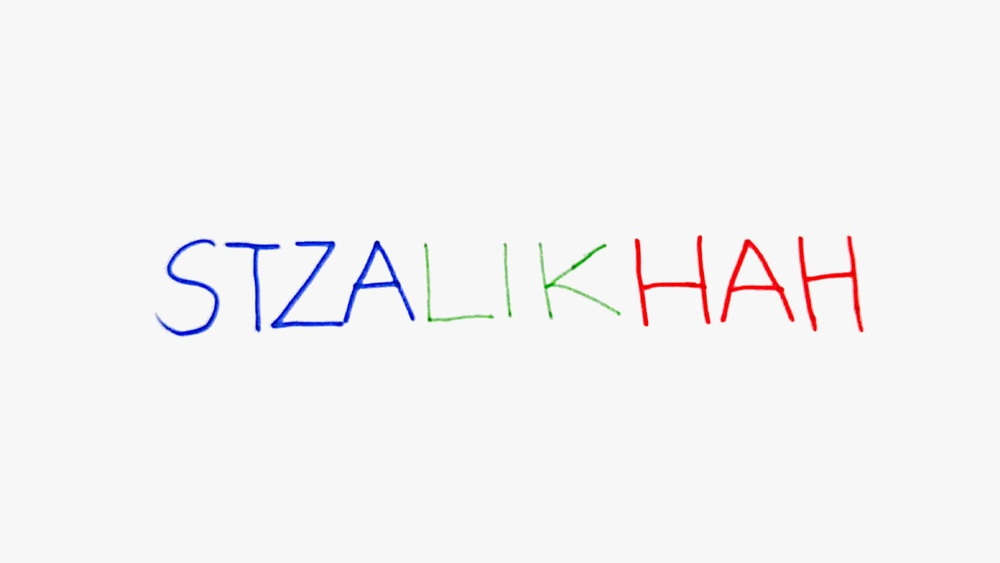
#> input picture Nomor 1.jpg, 1000 x 563 px, shrunk from 3704 x 2084 before the run
$ jupyter execute 'UTS PRAKTIKUM No.1.ipynb'
#> lines starting #> are read from the running program, lines starting #| are printed output that depends on the picture
### Import Library

[cell 1]
import cv2
import matplotlib.pyplot as plt
import numpy as np
from PIL import Image

### Membaca Gambar

[cell 2]
img = cv2.imread('Nomor 1.jpg')
#> img is the input picture: shape (563, 1000, 3); mean B, G, R 245, 244.2, 245.2

[cell 3]
img.shape
#> Out = (563, 1000, 3)

[cell 4]
[baris, kolom] = img.shape[:2]
#> baris = 563; kolom = 1000

### Convert BGR to RGB

[cell 5]
rgb = cv2.cvtColor(img, cv2.COLOR_BGR2RGB)

### Deteksi Warna

[cell 6]
image_path = "Nomor 1.jpg"
img = Image.open(image_path).convert("RGB")
rgb = np.array(img)

red_channel = rgb[:, :, 0]
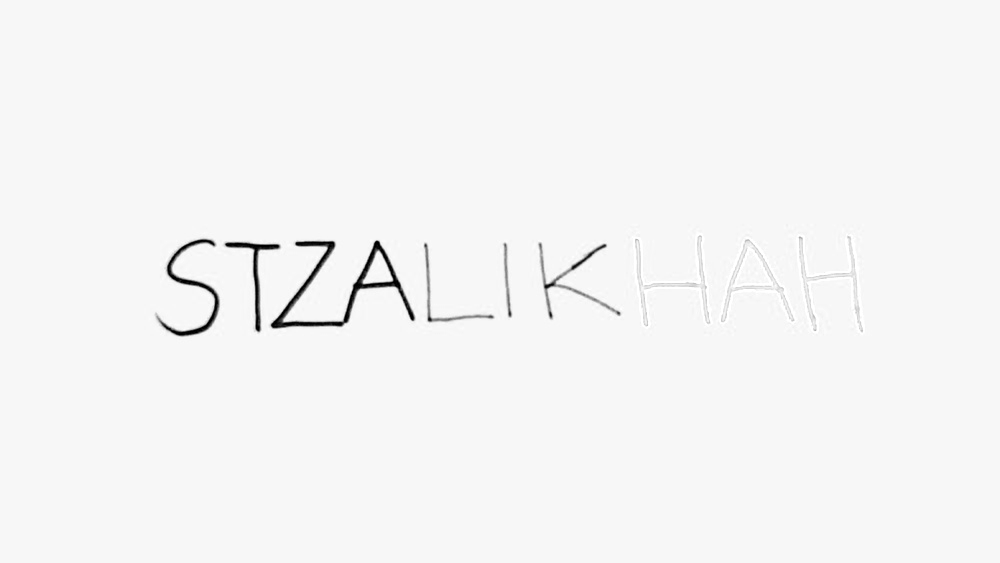
#> red_channel: shape (563, 1000); min 0, max 255, mean 245.2
green_channel = rgb[:, :, 1]
blue_channel = rgb[:, :, 2]

fig, axs = plt.subplots(2, 2, figsize=(10, 8))

axs[0, 0].imshow(rgb)
axs[0, 0].set_title("CITRA ASLI")
axs[0, 0].axis('off')

axs[0, 1].imshow(red_channel, cmap='gray')
axs[0, 1].set_title("MERAH")
axs[0, 1].axis('off')

axs[1, 0].imshow(green_channel, cmap='gray')
axs[1, 0].set_title("HIJAU")
axs[1, 0].axis('off')

# Channel Biru (Grayscale)
axs[1, 1].imshow(blue_channel, cmap='gray')
axs[1, 1].set_title("BIRU")
axs[1, 1].axis('off')

plt.tight_layout()
plt.show()
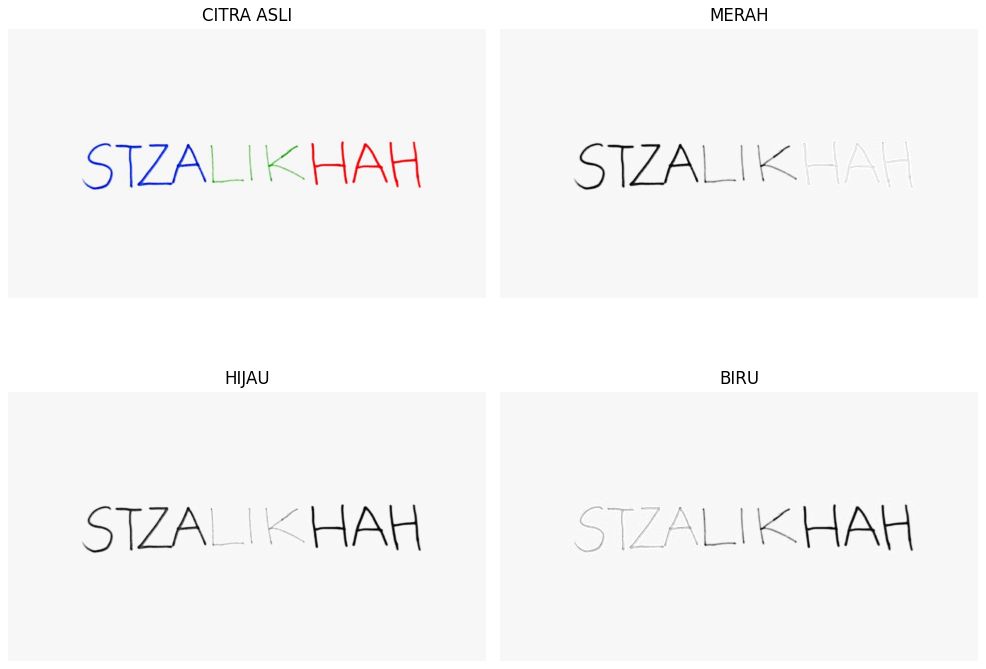
#> figure drawn by matplotlib, 4 panels

plt.figure(figsize=(12, 4))

colors = ('red', 'green', 'blue')
channels = [red_channel, green_channel, blue_channel]
titles = ['Histogram Merah', 'Histogram Hijau', 'Histogram Biru']

for i, (channel, color, title) in enumerate(zip(channels, colors, titles)):
    plt.subplot(1, 3, i + 1)
    plt.hist(channel.ravel(), bins=256, color=color, alpha=0.7)
    plt.title(title)
    plt.xlabel('Intensitas')
    plt.ylabel('Jumlah Piksel')
    plt.xlim([0, 256])
#> this loop made 3 passes
#> (color, title) on passes 1 to 3: ('red', 'Histogram Merah'), ('green', 'Histogram Hijau'), ('blue', 'Histogram Biru')

plt.tight_layout()
plt.show()
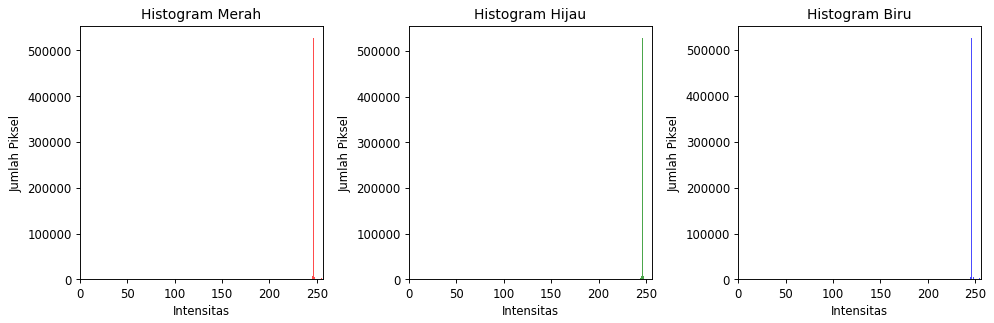
#> figure drawn by matplotlib, 3 panels; panel 1: tallest bar 527389 high, from x = 246 to 247; panel 2: tallest bar 529112 high, from x = 246 to 247; panel 3: tallest bar 526051 high, from x = 246 to 247

$ run again, with Nomor 3.jpg copied over Nomor 1.jpg
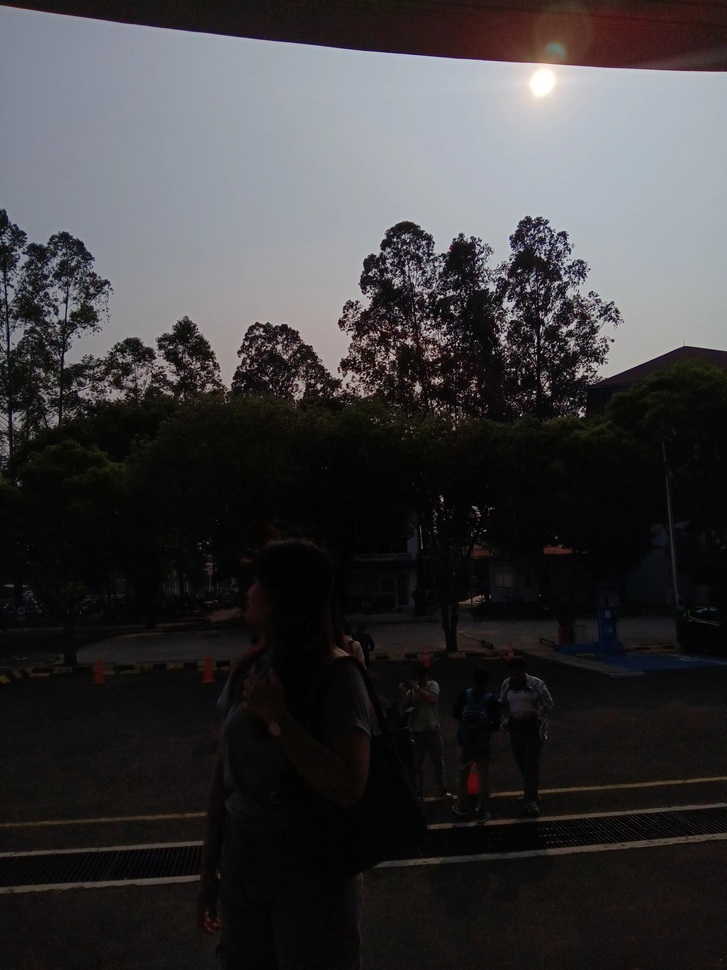
#> input picture Nomor 3.jpg, 727 x 970 px, shrunk from 3060 x 4080 before the run
#> img is the input picture: shape (970, 727, 3); mean B, G, R 59.2, 57.7, 59
#> `plt.show()`:
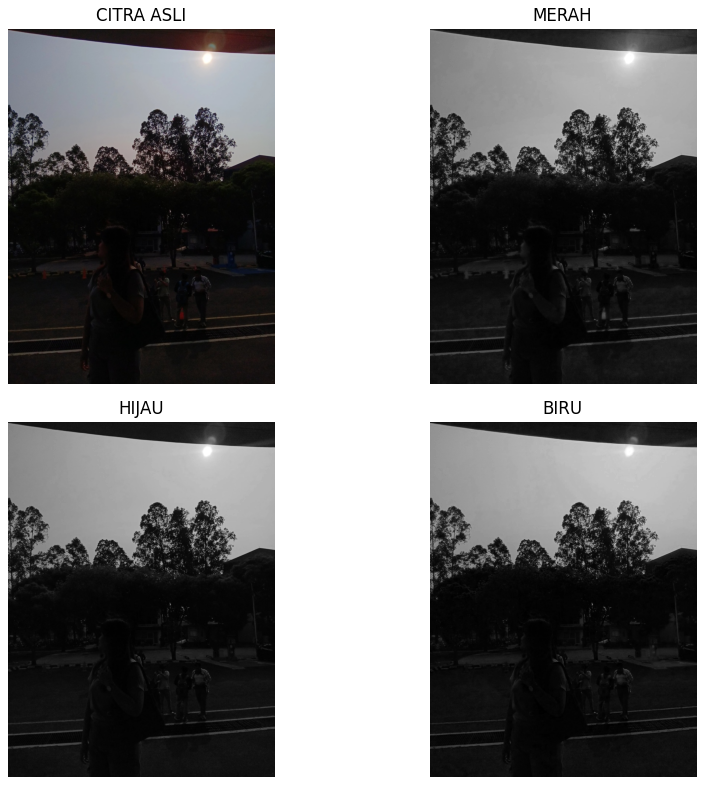
#> figure drawn by matplotlib, 4 panels
#> the loop `for i, (channel, color, title) in enumerate(zip(channels, colors, titl..` made 3 passes
#> (color, title) on passes 1 to 3: ('red', 'Histogram Merah'), ('green', 'Histogram Hijau'), ('blue', 'Histogram Biru')
#> `plt.show()`:
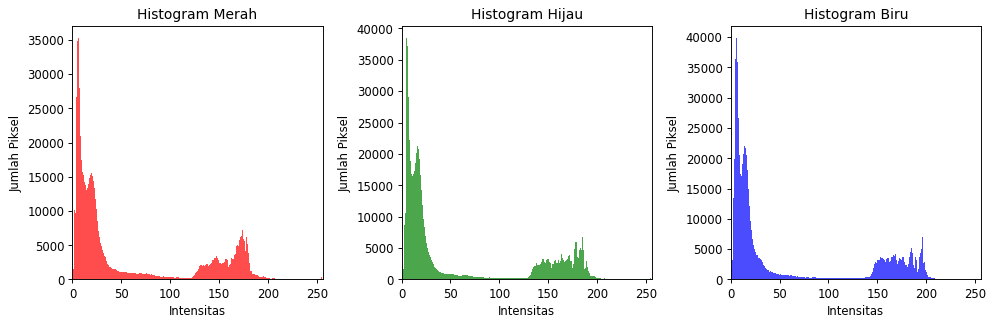
#> figure drawn by matplotlib, 3 panels; panel 1: tallest bar 35295 high, from x = 5.98 to 6.97; panel 2: tallest bar 38492 high, from x = 4.98 to 5.98; panel 3: tallest bar 39868 high, from x = 4.98 to 5.98

$ run again, with Rincian No.1 Dan 2.jpg copied over Nomor 1.jpg
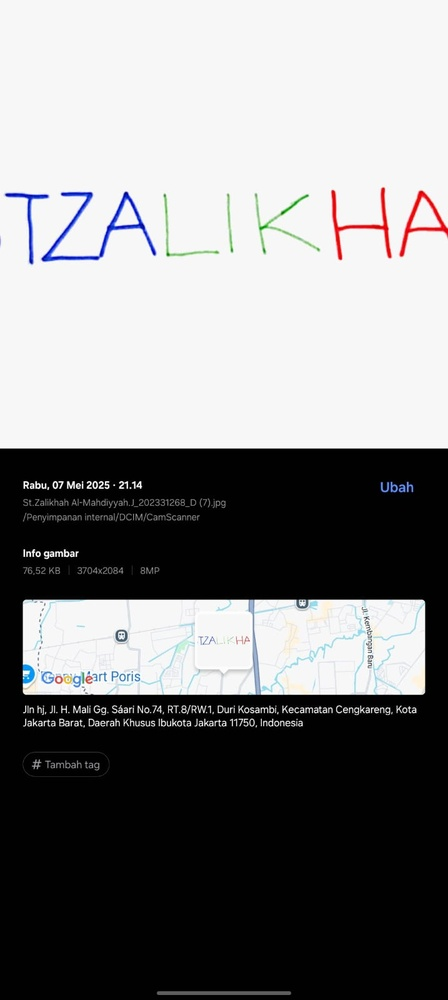
#> input picture Rincian No.1 Dan 2.jpg, 448 x 1000 px, shrunk from 717 x 1600 before the run
#> img is the input picture: shape (1000, 448, 3); mean B, G, R 132.6, 132.1, 132.1
#> `plt.show()`:
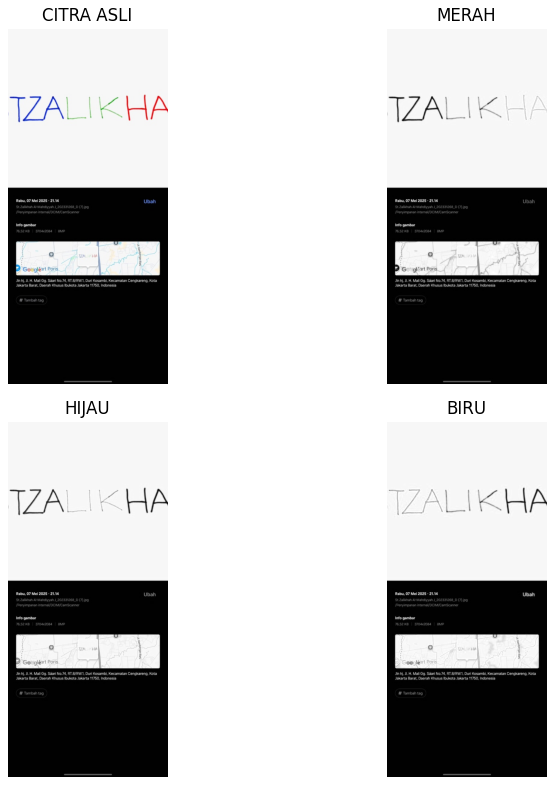
#> figure drawn by matplotlib, 4 panels
#> the loop `for i, (channel, color, title) in enumerate(zip(channels, colors, titl..` made 3 passes
#> (color, title) on passes 1 to 3: ('red', 'Histogram Merah'), ('green', 'Histogram Hijau'), ('blue', 'Histogram Biru')
#> `plt.show()`:
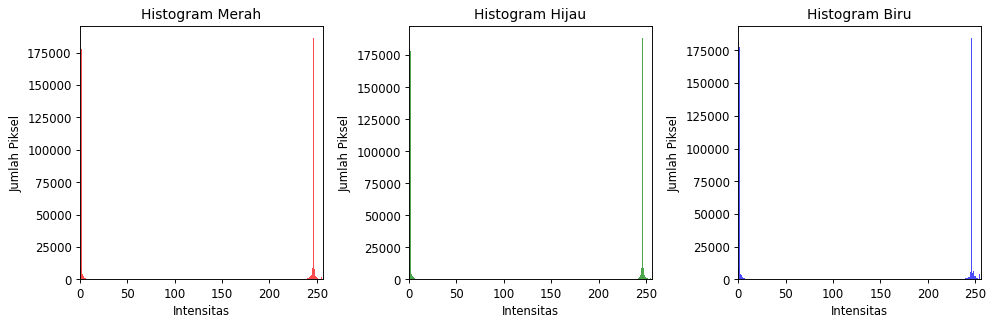
#> figure drawn by matplotlib, 3 panels; panel 1: tallest bar 186365 high, from x = 246 to 247; panel 2: tallest bar 188486 high, from x = 246 to 247; panel 3: tallest bar 184524 high, from x = 246 to 247
